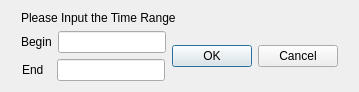
<?xml version="1.0" encoding="UTF-8"?>
<ui version="4.0">
 <class>SBMEECGPlayBackDlg</class>
 <widget class="QDialog" name="SBMEECGPlayBackDlg">
  <property name="geometry">
   <rect>
    <x>0</x>
    <y>0</y>
    <width>359</width>
    <height>92</height>
   </rect>
  </property>
  <property name="windowTitle">
   <string>Dialog</string>
  </property>
  <layout class="QHBoxLayout" name="horizontalLayout_5">
   <item>
    <layout class="QVBoxLayout" name="verticalLayout_2">
     <item>
      <widget class="QLabel" name="label_PlayBackTitle">
       <property name="sizePolicy">
        <sizepolicy hsizetype="Fixed" vsizetype="Fixed">
         <horstretch>0</horstretch>
         <verstretch>0</verstretch>
        </sizepolicy>
       </property>
       <property name="text">
        <string>Please Input the Time Range</string>
       </property>
      </widget>
     </item>
     <item>
      <layout class="QHBoxLayout" name="horizontalLayout_4">
       <item>
        <layout class="QVBoxLayout" name="verticalLayout">
         <item>
          <layout class="QHBoxLayout" name="horizontalLayout">
           <item>
            <widget class="QLabel" name="label_PlayBackBegin">
             <property name="sizePolicy">
              <sizepolicy hsizetype="Fixed" vsizetype="Fixed">
               <horstretch>0</horstretch>
               <verstretch>0</verstretch>
              </sizepolicy>
             </property>
             <property name="text">
              <string>Begin</string>
             </property>
            </widget>
           </item>
           <item>
            <widget class="QLineEdit" name="lineEdit_PlayBackBegin">
             <property name="sizePolicy">
              <sizepolicy hsizetype="Fixed" vsizetype="Fixed">
               <horstretch>0</horstretch>
               <verstretch>0</verstretch>
              </sizepolicy>
             </property>
             <property name="text">
              <string/>
             </property>
            </widget>
           </item>
          </layout>
         </item>
         <item>
          <layout class="QHBoxLayout" name="horizontalLayout_2">
           <item>
            <widget class="QLabel" name="label_PlayBackEnd">
             <property name="sizePolicy">
              <sizepolicy hsizetype="Fixed" vsizetype="Fixed">
               <horstretch>0</horstretch>
               <verstretch>0</verstretch>
              </sizepolicy>
             </property>
             <property name="text">
              <string>End  </string>
             </property>
            </widget>
           </item>
           <item>
            <widget class="QLineEdit" name="lineEdit_PlayBackEnd">
             <property name="sizePolicy">
              <sizepolicy hsizetype="Fixed" vsizetype="Fixed">
               <horstretch>0</horstretch>
               <verstretch>0</verstretch>
              </sizepolicy>
             </property>
            </widget>
           </item>
          </layout>
         </item>
        </layout>
       </item>
       <item>
        <layout class="QHBoxLayout" name="horizontalLayout_3">
         <item>
          <widget class="QPushButton" name="pushButton_PlayBackOK">
           <property name="sizePolicy">
            <sizepolicy hsizetype="Fixed" vsizetype="Fixed">
             <horstretch>0</horstretch>
             <verstretch>0</verstretch>
            </sizepolicy>
           </property>
           <property name="text">
            <string>OK</string>
           </property>
          </widget>
         </item>
         <item>
          <widget class="QPushButton" name="pushButton_PlayBackCancel">
           <property name="sizePolicy">
            <sizepolicy hsizetype="Fixed" vsizetype="Fixed">
             <horstretch>0</horstretch>
             <verstretch>0</verstretch>
            </sizepolicy>
           </property>
           <property name="text">
            <string>Cancel</string>
           </property>
          </widget>
         </item>
        </layout>
       </item>
      </layout>
     </item>
    </layout>
   </item>
  </layout>
 </widget>
 <resources/>
 <connections/>
</ui>
